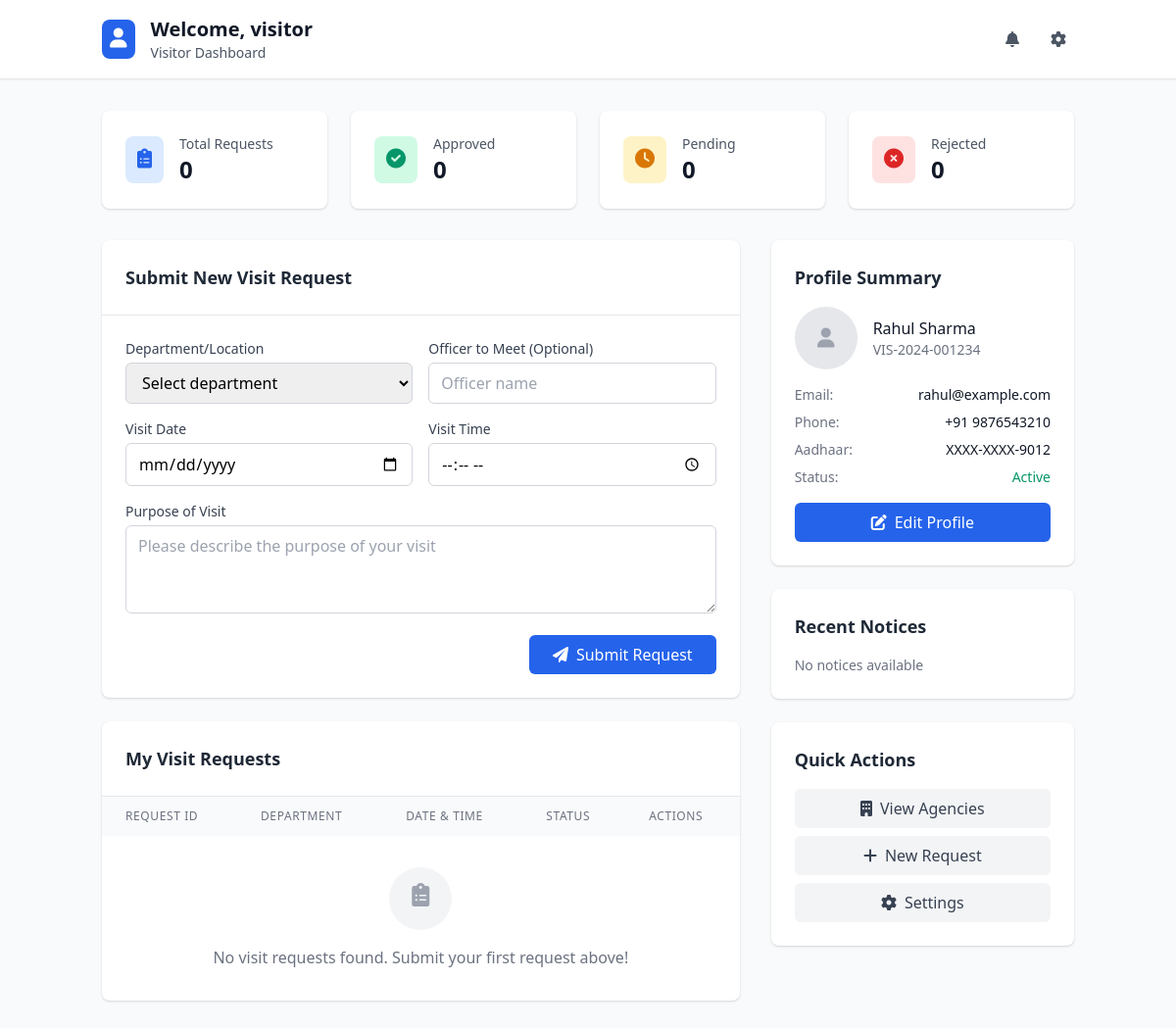
Screenshot of /dashboard/visitor (signed in) with the database file from the repository.
### tables this page shows
CREATE TABLE users (
        id INTEGER PRIMARY KEY AUTOINCREMENT,
        username TEXT UNIQUE NOT NULL,
        password TEXT NOT NULL,
        role TEXT NOT NULL,
        name TEXT NOT NULL,
        user_id TEXT UNIQUE NOT NULL,
        phone TEXT NOT NULL,
        email TEXT NOT NULL,
        aadhaar TEXT,
        photo_file TEXT,
        registration_date TEXT,
        status TEXT DEFAULT 'active',
        agency_code TEXT,
        agency_employee_id TEXT,
        agency_designation TEXT,
        last_login TEXT,
        created_at TEXT DEFAULT CURRENT_TIMESTAMP,
        join_request_status TEXT DEFAULT NULL
    );

### app.py (the view)
@app.route('/dashboard/visitor')
def dashboard_visitor():
    if 'user' not in session or session['role'] != 'visitor':
        return redirect(url_for('login'))
    conn = get_db_connection()
    cursor = conn.cursor()
    cursor.execute("SELECT * FROM users WHERE username = ?", (session['user'],))
    user = cursor.fetchone()
    cursor.execute("SELECT * FROM visit_requests WHERE visitor_id = ? ORDER BY submitted_on DESC", (session['user_id'],))
    requests = cursor.fetchall()
    notifications = get_user_notifications(session['user_id'])
    unread_count = get_unread_notification_count(session['user_id'])
    settings = get_user_settings(session['user_id'])
    cursor.execute("SELECT * FROM notices WHERE is_active = 1 AND (target_audience = 'all' OR target_audience = 'visitor') AND (expires_at IS NULL OR expires_at > ?) ORDER BY priority DESC, created_at DESC", (datetime.now().strftime('%Y-%m-%d %H:%M:%S'),))
    notices = cursor.fetchall()
    conn.close()
    masked_aadhaar = mask_aadhaar(user['aadhaar']) if user else "Not provided"
    return render_template('dashboard_visitor.html',
                          requests=requests,
                          masked_aadhaar=masked_aadhaar,
                          notifications=notifications,
                          unread_count=unread_count,
                          settings=settings,
                          notices=notices,
                          user=user)

### templates/dashboard_visitor.html (shortened to what this page needs)
{% extends "base.html" %}
{% block content %}
<div class="min-h-screen bg-gray-50">
    <div class="bg-white border-b shadow-sm">
        <div class="container mx-auto px-4 py-4">
            <div class="flex items-center justify-between">
                <div class="flex items-center space-x-4">
                    <div class="bg-blue-600 p-2 rounded-lg">
                        <i class="fas fa-user text-white text-xl"></i>
                    </div>
                    <div>
                        <h1 class="text-xl font-bold text-gray-900">Welcome, {{ session.name }}</h1>
                        <p class="text-sm text-gray-600">Visitor Dashboard</p>
                    </div>
                </div>
                <div class="flex items-center space-x-4">
                    <div class="relative">
                        <button id="notification-btn" class="p-2 text-gray-600 hover:text-gray-900 relative">
                            <i class="fas fa-bell"></i>
                        </button>
                    </div>
                    <div class="relative">
                        <button id="settings-btn" class="p-2 text-gray-600 hover:text-gray-900">
                            <i class="fas fa-cog"></i>
                        </button>
                    </div>
                </div>
            </div>
        </div>
    </div>
    <div class="container mx-auto px-4 py-8">
        <div class="grid grid-cols-1 md:grid-cols-4 gap-6 mb-8">
            <div class="bg-white rounded-lg shadow p-6">
                <div class="flex items-center">
                    <div class="bg-blue-100 p-3 rounded-lg">
                        <i class="fas fa-clipboard-list text-blue-600 text-xl"></i>
                    </div>
                    <div class="ml-4">
                        <p class="text-sm font-medium text-gray-600">Total Requests</p>
                        <p class="text-2xl font-bold text-gray-900">{{ requests|length }}</p>
                    </div>
                </div>
            </div>
            <div class="bg-white rounded-lg shadow p-6">
                <div class="flex items-center">
                    <div class="bg-green-100 p-3 rounded-lg">
                        <i class="fas fa-check-circle text-green-600 text-xl"></i>
                    </div>
                    <div class="ml-4">
                        <p class="text-sm font-medium text-gray-600">Approved</p>
                        <p class="text-2xl font-bold text-gray-900">{{ requests|selectattr('status', 'equalto', 'approved')|list|length }}</p>
                    </div>
                </div>
            </div>
            <div class="bg-white rounded-lg shadow p-6">
                <div class="flex items-center">
                    <div class="bg-yellow-100 p-3 rounded-lg">
                        <i class="fas fa-clock text-yellow-600 text-xl"></i>
                    </div>
                    <div class="ml-4">
                        <p class="text-sm font-medium text-gray-600">Pending</p>
                        <p class="text-2xl font-bold text-gray-900">{{ requests|selectattr('status', 'equalto', 'pending')|list|length }}</p>
                    </div>
                </div>
            </div>
            <div class="bg-white rounded-lg shadow p-6">
                <div class="flex items-center">
                    <div class="bg-red-100 p-3 rounded-lg">
                        <i class="fas fa-times-circle text-red-600 text-xl"></i>
                    </div>
                    <div class="ml-4">
                        <p class="text-sm font-medium text-gray-600">Rejected</p>
                        <p class="text-2xl font-bold text-gray-900">{{ requests|selectattr('status', 'equalto', 'rejected')|list|length }}</p>
                    </div>
                </div>
            </div>
        </div>
        <div class="grid grid-cols-1 lg:grid-cols-3 gap-8">
            <div class="lg:col-span-2 space-y-6">
                <div class="bg-white rounded-lg shadow">
                    <div class="p-6 border-b">
                        <h2 class="text-lg font-semibold text-gray-800">Submit New Visit Request</h2>
                    </div>
                    <div class="p-6">
                        <form id="visit-request-form" class="space-y-4">
                            <div class="grid grid-cols-1 md:grid-cols-2 gap-4">
                                <div>
                                    <label for="department" class="block text-sm font-medium text-gray-700 mb-1">Department/Location</label>
                                    <select id="department" name="department" required class="w-full px-3 py-2 border border-gray-300 rounded-md focus:outline-none focus:ring-2 focus:ring-blue-500">
                                        <option value="">Select department</option>
                                    </select>
                                </div>
                                <div>
                                    <label for="officer" class="block text-sm font-medium text-gray-700 mb-1">Officer to Meet (Optional)</label>
                                    <input type="text" id="officer" name="officer" placeholder="Officer name"
                                           class="w-full px-3 py-2 border border-gray-300 rounded-md focus:outline-none focus:ring-2 focus:ring-blue-500">
                                </div>
                                <div>
                                    <label for="date" class="block text-sm font-medium text-gray-700 mb-1">Visit Date</label>
                                    <input type="date" id="date" name="date" required
                                           class="w-full px-3 py-2 border border-gray-300 rounded-md focus:outline-none focus:ring-2 focus:ring-blue-500">
                                </div>
                                <div>
                                    <label for="time" class="block text-sm font-medium text-gray-700 mb-1">Visit Time</label>
                                    <input type="time" id="time" name="time" required
                                           class="w-full px-3 py-2 border border-gray-300 rounded-md focus:outline-none focus:ring-2 focus:ring-blue-500">
                                </div>
                            </div>
                            <div>
                                <label for="purpose" class="block text-sm font-medium text-gray-700 mb-1">Purpose of Visit</label>
                                <textarea id="purpose" name="purpose" rows="3" required placeholder="Please describe the purpose of your visit"
                                          class="w-full px-3 py-2 border border-gray-300 rounded-md focus:outline-none focus:ring-2 focus:ring-blue-500"></textarea>
                            </div>
                            <div class="flex justify-end">
                                <button type="submit" id="submit-request-btn" class="px-6 py-2 bg-blue-600 text-white rounded-md hover:bg-blue-700 focus:outline-none focus:ring-2 focus:ring-blue-500">
                                    <i class="fas fa-paper-plane mr-2"></i>Submit Request
                                </button>
                            </div>
                        </form>
                    </div>
                </div>
                <div class="bg-white rounded-lg shadow">
                    <div class="p-6 border-b">
                        <h2 class="text-lg font-semibold text-gray-800">My Visit Requests</h2>
                    </div>
                    <div class="overflow-x-auto">
                        <table class="min-w-full divide-y divide-gray-200">
                            <thead class="bg-gray-50">
                                <tr>
                                    <th class="px-6 py-3 text-left text-xs font-medium text-gray-500 uppercase tracking-wider">Request ID</th>
                                    <th class="px-6 py-3 text-left text-xs font-medium text-gray-500 uppercase tracking-wider">Department</th>
                                    <th class="px-6 py-3 text-left text-xs font-medium text-gray-500 uppercase tracking-wider">Date & Time</th>
                                    <th class="px-6 py-3 text-left text-xs font-medium text-gray-500 uppercase tracking-wider">Status</th>
                                    <th class="px-6 py-3 text-left text-xs font-medium text-gray-500 uppercase tracking-wider">Actions</th>
                                </tr>
                            </thead>
                        </table>
                        {% if not requests %}
                        <div class="text-center py-8">
                            <div class="bg-gray-100 rounded-full p-4 w-16 h-16 mx-auto mb-4">
                                <i class="fas fa-clipboard-list text-gray-400 text-2xl"></i>
                            </div>
                            <p class="text-gray-500">No visit requests found. Submit your first request above!</p>
                        </div>
                        {% endif %}
                    </div>
                </div>
            </div>
            <div class="space-y-6">
                <div class="bg-white rounded-lg shadow p-6">
                    <h3 class="text-lg font-semibold text-gray-800 mb-4">Profile Summary</h3>
                    <div class="flex items-center mb-4">
                        {% if user.photo_file and user.photo_file != 'placeholder.jpg' %}
                        <img src="{{ url_for('static', filename='uploads/' + user.photo_file) }}" alt="Profile" class="w-16 h-16 rounded-full object-cover">
                        {% else %}
                        <div class="w-16 h-16 rounded-full bg-gray-200 flex items-center justify-center">
                            <i class="fas fa-user text-gray-400 text-xl"></i>
                        </div>
                        {% endif %}
                        <div class="ml-4">
                            <h4 class="font-medium text-gray-900">{{ user.name }}</h4>
                            <p class="text-sm text-gray-500">{{ user.user_id }}</p>
                        </div>
                    </div>
                    <div class="space-y-2 text-sm">
                        <div class="flex justify-between">
                            <span class="text-gray-500">Email:</span>
                            <span class="text-gray-900">{{ user.email }}</span>
                        </div>
                        <div class="flex justify-between">
                            <span class="text-gray-500">Phone:</span>
                            <span class="text-gray-900">{{ user.phone }}</span>
                        </div>
                        <div class="flex justify-between">
                            <span class="text-gray-500">Aadhaar:</span>
                            <span class="text-gray-900">{{ masked_aadhaar }}</span>
                        </div>
                        <div class="flex justify-between">
                            <span class="text-gray-500">Status:</span>
                            <span class="text-green-600 font-medium">Active</span>
                        </div>
                    </div>
                    <div class="mt-4">
                        <a href="{{ url_for('profile') }}" class="w-full bg-blue-600 text-white py-2 px-4 rounded-md hover:bg-blue-700 text-center block">
                            <i class="fas fa-edit mr-2"></i>Edit Profile
                        </a>
                    </div>
                </div>
                <div class="bg-white rounded-lg shadow p-6">
                    <h3 class="text-lg font-semibold text-gray-800 mb-4">Recent Notices</h3>
                    <div class="space-y-3">
                        {% if not notices %}
                        <p class="text-gray-500 text-sm">No notices available</p>
                        {% endif %}
                    </div>
                </div>
                <div class="bg-white rounded-lg shadow p-6">
                    <h3 class="text-lg font-semibold text-gray-800 mb-4">Quick Actions</h3>
                    <div class="space-y-2">
                        <a href="{{ url_for('agencies') }}" class="w-full bg-gray-100 text-gray-700 py-2 px-4 rounded-md hover:bg-gray-200 text-center block">
                            <i class="fas fa-building mr-2"></i>View Agencies
                        </a>
                        <button onclick="document.getElementById('department').focus()" class="w-full bg-gray-100 text-gray-700 py-2 px-4 rounded-md hover:bg-gray-200 text-center block">
                            <i class="fas fa-plus mr-2"></i>New Request
                        </button>
                        <a href="{{ url_for('settings') }}" class="w-full bg-gray-100 text-gray-700 py-2 px-4 rounded-md hover:bg-gray-200 text-center block">
                            <i class="fas fa-cog mr-2"></i>Settings
                        </a>
                    </div>
                </div>
            </div>
        </div>
    </div>
</div>
{% endblock %}

### rows the page displays
users: name "Rahul Sharma", user_id "VIS-2024-001234", email "rahul@example.com", phone "+91 9876543210"

### other values shown
{{ session.name }} "visitor"
{{ requests|length }} "0"
{{ requests|selectattr('status', 'equalto', 'approved')|list|length }} "0"
{{ requests|selectattr('status', 'equalto', 'pending')|list|length }} "0"
{{ requests|selectattr('status', 'equalto', 'rejected')|list|length }} "0"
{{ masked_aadhaar }} "XXXX-XXXX-9012"
